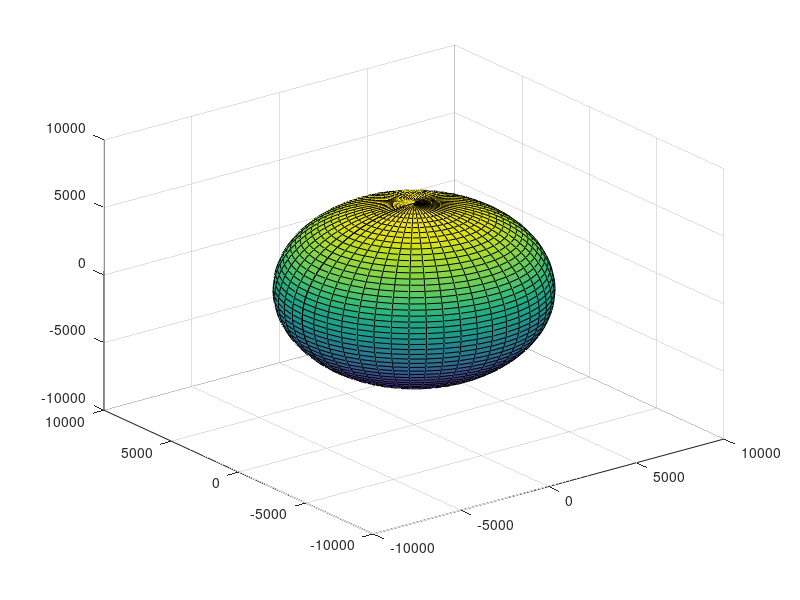

Write the MATLAB code that produced this figure. (Note: this script raises an error after producing the figure.)
function plotearth()
[X,Y,Z]=sphere(50);
R=6378;
globe= surf(-X*R,Y*R,-Z*R);
cdata = imread('earth.jpg');
set(globe, 'FaceColor', 'texturemap', 'CData', cdata,  'EdgeColor', 'none');
set(gcf,'Color','w')
set(gca, 'visible', 'on')
axis equal
view(-29,9)
end